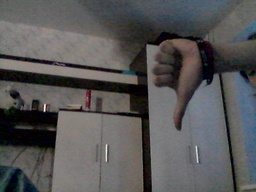
#> input picture Dataset/0_1.jpg, 256 x 192 px, shrunk from 640 x 480 before the run; its folder holds only this picture in this run
$ python 'Hello World OpenCV.py'
#> lines starting #> are read from the running program, lines starting #| are printed output that depends on the picture
### Neural_network.py
import numpy
import scipy.special

# Определение класса нейронной сети
class neuralNetwork:

	# Инициализация нейронной сети
	def __init__(self, inputnodes, hiddennodes, outputnodes, learningrate):
		# Задаём количество узлов во входном, скрытом и выходном узле
		self.inodes = inputnodes
		self.hnodes = hiddennodes
		self.onodes = outputnodes

		# Коэффициент обучения
		self.lr = learningrate

		# Инициализация матрицы весов
		self.wih = numpy.random.normal(0.0, pow(self.inodes, -0.5), (self.hnodes, self.inodes))
		self.who = numpy.random.normal(0.0, pow(self.hnodes, -0.5), (self.onodes, self.hnodes))

		# Использование сигмоиды в качестве функции активации
		self.activation_function = lambda x: scipy.special.expit(x)
		pass

	# Тренировка нейронной сети
	def train(self, inputs_list, targets_list):
		# Преобразовать список входных значений в двухмерный массив
		inputs = numpy.array(inputs_list, ndmin=2).T
		targets = numpy.array(targets_list, ndmin=2).T

		# Рассчитать входящие сигналы для скрытого слоя
		hidden_inputs = numpy.dot(self.wih, inputs)
		# Рассчитать исходящие сигналы для скрытого слоя
		hidden_outputs = self.activation_function(hidden_inputs)
		# Рассчитать входящие сигналы для выходного слоя
		final_inputs = numpy.dot(self.who, hidden_outputs)
		# Рассчитать исходящие сигналы для выходного слоя
		final_outputs = self.activation_function(final_inputs)

		# Ошибка = целевое значение - фактическое значение
		output_errors = targets - final_outputs
		# Ошибки скрытого слоя - это ошибки output_errors,
		# распределённые пропорционально весовым коэффициентам связей
		# и рекомбинированные на скрытых узлах

		hidden_errors = numpy.dot(self.who.T, output_errors)

		# Обновить весовые коэффициенты связей между скрытым и выходным слоями
		self.who += self.lr * numpy.dot((output_errors * final_outputs * (1.0 - final_outputs)), numpy.transpose(hidden_outputs))

		# Обновить весовые коэффициенты связей между входным и скрытым слоями
		self.wih += self.lr * numpy.dot((hidden_errors * hidden_outputs * (1.0 - hidden_outputs)), numpy.transpose(inputs))

	# Опрос нейронной сети
	# [15 lines left out: function query, not called in this run]

### Hello World OpenCV.py
import cv2
import numpy
import Neural_network as AI

# [13 lines of commented-out code are left out]

NN = AI.neuralNetwork(307200, 1000, 2, 0.3)

for result in range(0, 2):
    for number in range(1, 11):
        target = []
        if result == 0:
            target = [0.99, 0.01]
        else:
            target = [0.01, 0.99]

        image = cv2.imread(f'Dataset/{result}_{number}.jpg')
#> image is the input picture: shape (192, 256, 3); mean B, G, R 86.8, 86.5, 87.5
        image = cv2.cvtColor(image, cv2.COLOR_BGR2GRAY)
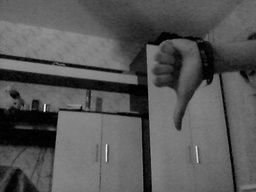
#> image: shape (192, 256); min 0, max 253, mean 86.8
        image = numpy.asfarray(image)
        current_image = []
        for i in range(len(image)):
            current_image.extend((numpy.asfarray(image[i]) / 255.0 * 0.99) + 0.01)
#> after the loop, current_image = 49152 items
        NN.train(current_image, target)
#> in train, `targets = numpy.array(targets_list, ndmin=2).T`: targets = [0.99, 0.01]
#> (the run stopped early here; a loop or call above may not have finished)
